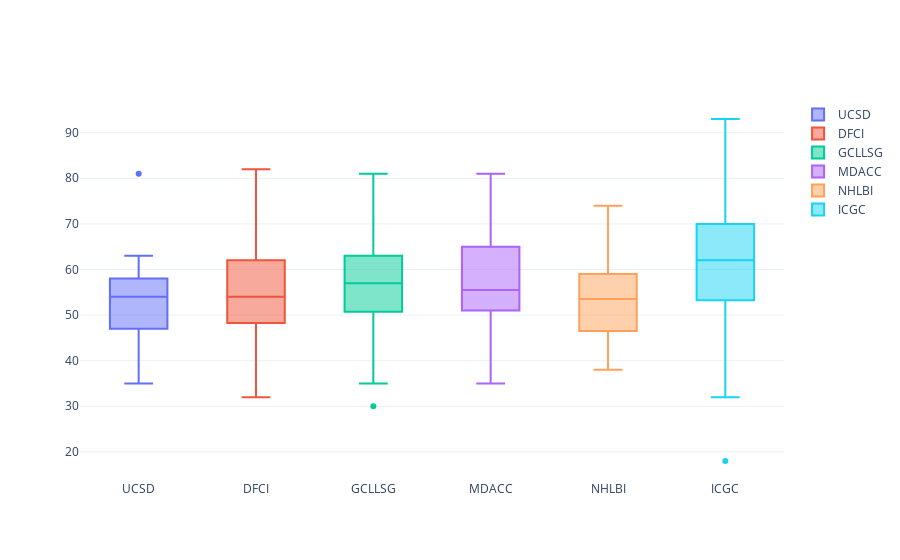

The code cell stored with this chart in its notebook:
### Markdown cell above
#### Age and age sampling VS cohort

### Code cell
# Perform Kruskal-Wallis H-test to compare age across cohorts

cohorts = df['COHORT'].unique()
# cohorts = [c for c in cohorts if c != 'ICGC']
age_data = [df.loc[df['COHORT'] == cohort, 'AGE'].dropna() for cohort in cohorts]
h_stat, p_value = stats.kruskal(*age_data)


print("Kruskal-Wallis H-statistic:", h_stat)
print("p-value:", p_value)

# Interpret the results:
# - If p-value < 0.05, reject the null hypothesis that all cohorts have equal median ages.
# - The smaller the p-value, the stronger evidence against the null hypothesis.

if p_value < 0.05:
    print("Reject the null hypothesis that all cohorts have equal median ages. There is a statistically significant difference in age across cohorts.")
else:
    print("Fail to reject the null hypothesis. There is no statistically significant difference in age across cohorts.")

# Plot box plots of age by cohort using Plotly
fig = go.Figure(data=[go.Box(y=df.loc[df['COHORT'] == c, 'AGE'],
                              name=c)
                      for c in df['COHORT'].unique()])


fig.show()

### Figure 1 — Plotly figure (JSON) as saved in the notebook; plotly's stock layout.template omitted (floating-point values rounded to 4 significant figures; data arrays with more than 128 entries replaced by an {"elided": "..."} marker saying what was removed)
{"data": [{"name": "UCSD", "type": "box", "y": [44.0, 55.0, 63.0, 51.0, 36.0, 58.0, 57.0, 44.0, 54.0, 58.0, 54.0, 53.0, 57.0, 47.0, 58.0, 81.0, 58.0, 47.0, 53.0, 56.0, 35.0]}, {"name": "DFCI", "type": "box", "y": {"elided": "179 float values"}}, {"name": "GCLLSG", "type": "box", "y": {"elided": "340 float values"}}, {"name": "MDACC", "type": "box", "y": [61.0, 51.0, 51.0, 61.0, 74.0, 60.0, 45.0, 65.0, 53.0, 48.0, 52.0, 81.0, 35.0, 55.0, 38.0, 62.0, 56.0, 73.0, 55.0, 66.0, NaN, NaN, NaN, 66.0, 44.0]}, {"name": "NHLBI", "type": "box", "y": [NaN, NaN, NaN, NaN, NaN, NaN, NaN, NaN, NaN, NaN, NaN, NaN, NaN, NaN, NaN, NaN, NaN, NaN, NaN, NaN, NaN, NaN, NaN, NaN, NaN, NaN, NaN, NaN, NaN, NaN, NaN, NaN, NaN, NaN, NaN, NaN, NaN, NaN, NaN, NaN, NaN, NaN, NaN, NaN, NaN, NaN, NaN, NaN, NaN, NaN, NaN, 45.0, 57.0, 53.0, 38.0, 51.0, 47.0, 74.0, 38.0, 58.0, 66.0, 51.0, 46.0, NaN, 62.0, 42.0, 54.0, 52.0, 61.0, 60.0, 55.0, 54.0]}, {"name": "ICGC", "type": "box", "y": {"elided": "506 float values"}}], "layout": {}}
